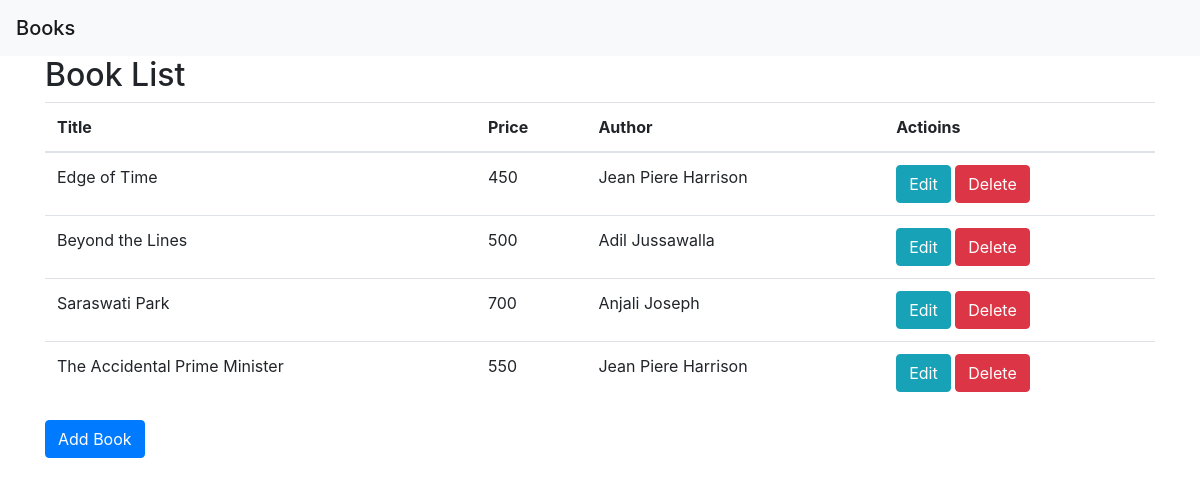
The page / on the database its author committed.
### CRUD/models.py (models this page shows)
class BookList(models.Model):
	title=models.CharField(max_length=150)
	price=models.IntegerField()
	author=models.CharField(max_length=100)

### CRUD/views.py (the view)
# urls.py: path('', views.index, name='index' ),
def index(request):
    books = BookList.objects.all()
    context = {
        'books': books
    }
    return render(request, 'index.html', context)

### templates/index.html (shortened to what this page needs)
{% extends 'master.html' %}
	{% block content%}
<body>
<nav class="navbar navbar-light bg-light">
  <span class="navbar-brand mb-0 h1">Books</span>
</nav>
     <div class="container">
	 <h2>Book List</h2>
 <table class="table table-blue">
            <thead>
                <tr>
                    <th>Title</th>
                    <th>Price</th>
                    <th>Author</th>
                    <th>Actioins</th>
                </tr>
            </thead>
            <tbody>
                {% for book in books %}
                    <tr>
                    <td>{{ book.title }}</td>
                    <td>{{ book.price }}</td>
                    <td>{{ book.author }}</td>
                    <td><a class="btn btn-info" href="/edit/{{ book.id }}">Edit</a>
                        <a class="btn btn-danger" href="/delete/{{ book.id }}">Delete</a>
                    </td>
                </tr>
                {% endfor %}
            </tbody>
        </table>
        <a class="btn btn-primary" href="/add_book/">Add Book</a>
    </div>
</body>
{% endblock %}

### templates/master.html (shortened to what this page needs)
<!DOCTYPE html>
<html>
<head>
<link rel="stylesheet" href="https://stackpath.bootstrapcdn.com/bootstrap/4.3.1/css/bootstrap.min.css">
</head>
	{% block content %}
	{% endblock %}
</html>

### rows shown on the page
BookList: title "Edge of Time", price "450", author "Jean Piere Harrison"
BookList: title "Beyond the Lines", price "500", author "Adil Jussawalla"
BookList: title "Saraswati Park", price "700", author "Anjali Joseph"
BookList: title "The Accidental Prime Minister", price "550", author "Jean Piere Harrison"
